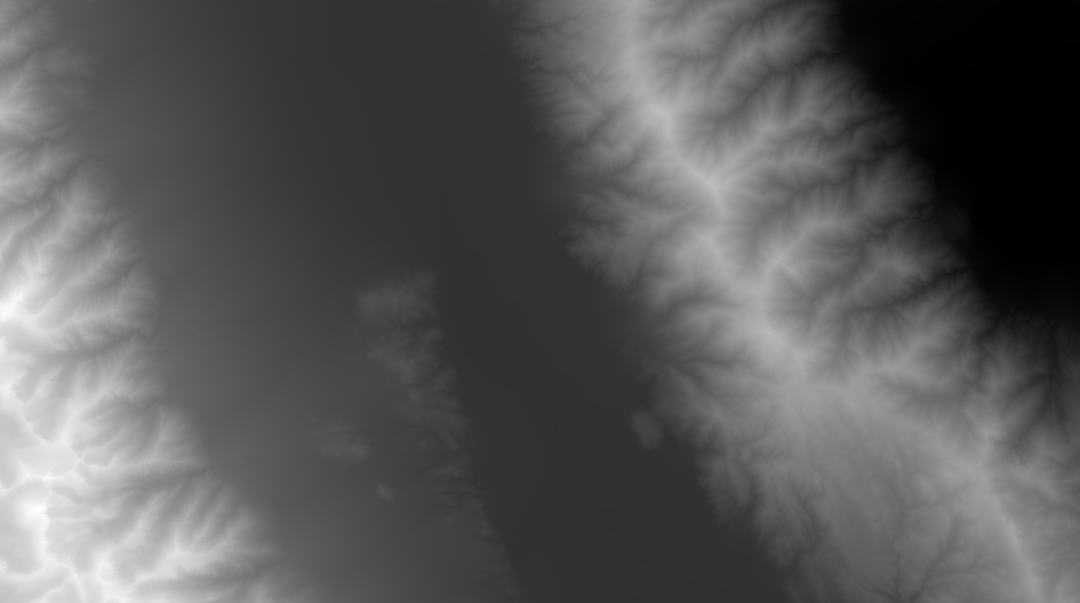
#> input picture heightmapper-1649890206078.png, 3240 x 1808 px (shown at 1/3 size)
$ python Astar2.py
#> lines starting #> are read from the running program, lines starting #| are printed output that depends on the picture; after the words box and inside, x2 and y2 are one past the last pixel; in counts of white or black regions, pixels touching at a corner belong together; long printed decimals are rounded
### util.py
import numpy as np
import itertools
import matplotlib.pyplot as plt
import math
from PIL import Image
import scipy as sp
import scipy.ndimage

#example of how to use plotting functions
# [58 lines left out: function main, not called in this run]

class Path():
    def __init__(self,p):
        self.path = p
        self.h = []
        self.g = []
        self.d = []

    #THIS IS WHAT I NEED TO USE MOST#
    def add(self,i,j):
        self.path.append((i,j))

    #THIS IS WHAT I NEED TO USE# WILL NEED NEW PATH FOR EACH NEIGHBOR
    def copy(self):
        return Path([p for p in self.path])

    def plot_coords(self,fig,map,color,path_name):
        n = len(self.path)
        x = np.zeros((n,1))
        y = np.zeros((n,1))
        for idx in range(n):
            i,j = self.path[idx]
            y[idx] = i
            x[idx] = j
        plt.plot(x*map.width/map.cols,y*map.length/map.rows,label=path_name,c=color)
        plt.legend()
        return plt.gcf()

    # [35 lines left out: functions plot_grade, plot_elev, not called in this run]

class Map():
    rows = 1
    cols = 1
    length = 0.0
    width = 0.0
    Z = np.zeros((rows,cols))

    def __init__(self,img,z_x_multiplier,z_max,z_min):
        #reformatting image to elevation matrix in meters
        grayscale_img = img.convert("L")
        z = np.asarray(grayscale_img)
        z = z*((z_max - z_min)/255) + z_min*np.ones(np.shape(z))
        sigma = [4.5,4.5]
        self.Z = sp.ndimage.filters.gaussian_filter(z, sigma, mode='nearest')

        #computing scaling factor from index to meters
        dim = np.shape(self.Z)
        self.rows = dim[0] #number of rows
        self.cols = dim[1] #number of columns
        self.width = z_max/z_x_multiplier
        self.length = self.width*self.rows/self.cols


    # [4 lines left out: function grade, not called in this run]

    def distance(self,i_0,j_0,i_f,j_f): #switch these - i is rows, j is columns
        delta_elevation = self.Z[i_f,j_f] - self.Z[i_0,j_0]
        delta_coords = np.linalg.norm(np.array([(i_0-i_f)*self.length/self.rows,(j_0-j_f)*self.width/self.cols]),2)
        return np.linalg.norm(np.array([delta_coords,delta_elevation]),2)

## HERE WE CAN GET THE NEIGHBORS ## The priority will be the edge weights sum and the extra cost "to go" - i.e. the L2 norm.
def neighbors(i,j,map,V,max_grade):
    actual_neighbors = []
    actual_neighbor_weights = []
    possible_neighbors = itertools.product([-1,1,0], repeat=2)
    for neighbor in possible_neighbors:
        i_n = i + neighbor[0]
        j_n = j + neighbor[1]
        if (i_n >= 0 and i_n < map.rows) and (j_n >= 0 and j_n < map.cols)\
             and (not V[i_n,j_n]) and not (i_n == i and j_n == j):
            delta_elevation = map.Z[i_n,j_n] - map.Z[i,j]
            delta_coords = np.linalg.norm(np.array([(i-i_n)*map.length/map.rows,(j-j_n)*map.width/map.cols]),2)
            abs_grade = np.abs(delta_elevation/delta_coords)
            if abs_grade <= max_grade/100:
                distance = np.linalg.norm(np.array([delta_coords,delta_elevation]),2)
                actual_neighbors.append((i_n,j_n))
                actual_neighbor_weights.append(distance)
    return actual_neighbors,actual_neighbor_weights

# [23 lines of commented-out code are left out]


def plot_heatmap(map,title,fig):
    #plot heatmap
    plt.imshow(map.Z,extent=[0,map.width,0,map.length])
    cbar = plt.colorbar()
    cbar.set_label('Altitude (meters) \n ',labelpad = 20, rotation=270)
    plt.xlabel("X (meters)")
    plt.ylabel("Y (meters)")
    plt.title(title)
    return plt.gcf()

# [9 lines left out: function plot_heatmap_visted, not called in this run]

def plot_gradient_heatmap():
    pass


def plot_contours(map,title,fig):
    #creating x,y grid
    x = np.linspace(0,map.cols-1,map.cols)*(map.width/map.cols)
    y = np.linspace(0,map.rows-1,map.rows)*(map.length/map.rows)
    y = np.flip(y)
    X, Y = np.meshgrid(x,y)

    #plotting contours
    num_cont = 25
    cont = plt.contour(X,Y,map.Z,num_cont)
    ax = plt.gca()
    ax.clabel(cont, inline=True, fontsize=10)
    plt.xlabel("X (meters)")
    plt.ylabel("Y (meters)")
    plt.title(title)
    return plt.gcf()

# [2 lines that do not run on import are left out]

### Astar2.py
from hashlib import new
from queue import PriorityQueue as pq
import numpy as np
import matplotlib.pyplot as plt
from matplotlib.pyplot import plot, draw, show
import math
import time
from drawnow import drawnow
from copy import deepcopy

from util import *

#PSEUDO CODE

class Astar():
    def __init__(self, image, max_grade):
        self.image = image
        self.imageDimensions = (self.image.rows, self.image.cols)
        self.xi = None
        self.xf = None
        self.paths = pq()
        self.visited = np.zeros(self.imageDimensions)
        self.maxGrad = max_grade
        self.final_path = None
        self.best_path = None
        self.best_path_distance = math.sqrt(self.imageDimensions[0]**2+self.imageDimensions[1]**2) # effectively the maximum possible distance

    def runAstart(self, start, end):
        self.xi = start
        self.xf = end

        # create 'visited' set which is a boolean representation of the graphw
        # put start as True in 'visited' set
        xy = self.xi
        self.visited[xy[0]][xy[1]] = 1
        # define a list representing the path taken, containing index tuples
        path = [xy]
        weight = 0

        #catching edge case
        if self.xi == self.xf:
            self.final_path = path
            self.final_path = np.array(self.final_path)
            return self.final_path

        figureLive = plt.figure()
        plt.title("best paths found throughout")
        # ax = figureLive.add_subplot(111)
        figureLive = plot_heatmap(self.image, "live-tracking", figureLive)
        figureLive = plot_contours(self.image,"live-tracking",figureLive)
        # myline = plt.plot(xy[0], xy[1])
        # figureLive.canvas.draw()
        plt.show(block=False)

        count = 0
        while xy != self.xf and path != None:
            # print("NEW ROUND: ", count)
            print("Distance: ", math.sqrt((self.xf[0] - xy[0])**2+(self.xf[1] - xy[1])**2))
            print("Path length: ", weight)
            print("Queue length: ", str(len(self.paths.queue)))

            self.visited[xy[0]][xy[1]] = 1
            #print("Distance from function: ", self.image.distance(xy[1], xy[0], self.xf[1], self.xf[0]))
            weight = weight - self.image.distance(xy[1], xy[0], self.xf[1], self.xf[0])

            #WHICH MODE SHOULD WE USE:::
            pixels, weights = neighbors(xy[0], xy[1], self.image, self.visited, self.maxGrad)
            #as crow flies analysis here:
            # pixels, weights = neighbors_asCrowFlies(xy[0], xy[1], self.image, self.visited, self.maxGrad, self.xf)

            # print("here are the pixels for ", str(xy),":", str(pixels))
            if self.xf in pixels:
                print("finished!")
                path.append(self.xf)
                self.final_path = path
                self.paths.put((-1, self.final_path)) #reincluding final path into the list of paths! prioirity -1 so we know it is ideal!
                self.final_path = np.array(self.final_path)
                return self.final_path # originally broken

            if pixels == []:
                "Print: no viable neighbors"
                # we ignore this path if there are no viable neighbors
            # Adding our paths to our prioirty queue
            else:
                for i, pixel in enumerate(pixels):
                    # print("HERE: ", pixel)
                    # self.visited[pixel[0]][pixel[1]] = 1
                    p = path.copy()
                    p.append(pixel) #problem here!
                    insert = (weight + weights[i] + self.image.distance(pixel[1], pixel[0], self.xf[1], self.xf[0]), p)
                    self.paths.put(insert)

            # [16 lines of commented-out code are left out]
            if self.paths.queue:
                insertFromQueue = self.paths.get() #should get lowest weight
                new_path = insertFromQueue[1]
                new_path_weight = insertFromQueue[0]
                new_xy = new_path[-1]
                fromFinalDistance = math.sqrt((self.xf[0] - new_xy[0])**2+(self.xf[1] - new_xy[1])**2)

                if fromFinalDistance < self.best_path_distance: ### CHANGE TO THE PATH THAT GETS YOU THE CLOSEST!!! ## OR, PLOT ALL THE PATHS
                    self.best_path = new_path
                    self.best_path_distance = fromFinalDistance
                    # [9 lines of commented-out code are left out]

                ax = plt.gca()
                lines = ax.lines
                pathtoPlot = Path(path)
                bestPathtoPlot = Path(self.best_path)
                if len(lines) != 0:
                    ax.lines.remove(lines[1]) # remove both lines before plotting them again
                    ax.lines.remove(lines[0])
                bestPathtoPlot.plot_coords(figureLive,self.image, 'red', "closest solution so far")
                pathtoPlot.plot_coords(figureLive,self.image, 'orange', "other paths")
                plt.pause(1e-5)

                path = new_path
                weight = new_path_weight
                xy = new_xy
            else:
                path = None #this will break the while loop on next step and return self.finalpath later

            count += 1

        print("Could not find path!")
        self.final_path = np.array(self.best_path)
        return self.final_path

def main():
    img = Image.open("heightmapper-1649890206078.png")
#> img is the input picture: PIL image 3240x1808 RGBA; mean R, G, B, A 88.5, 88.5, 88.5, 255
    z_x_multiplier = 0.0710547
    z_max = 4408 #meters
    z_min = 317 #meters
    title = "Mount Whitney and Death Valley"

    # [5 lines of commented-out code are left out]

    map = Map(img,z_x_multiplier,z_max,z_min)

    print(map.rows, map.cols)
#| 1808 3240

    # [26 lines of commented-out code are left out]
    astar = Astar(map, 25) #gradient taken from util.py
    xi, xf = (1600,1200), (2900,1200)

    figure = plt.figure()
    figure = plot_heatmap(map, title, figure)
    figure = plot_contours(map,title,figure)
#> in plot_contours, `cont = plt.contour(X,Y,map.Z,num_cont)`:
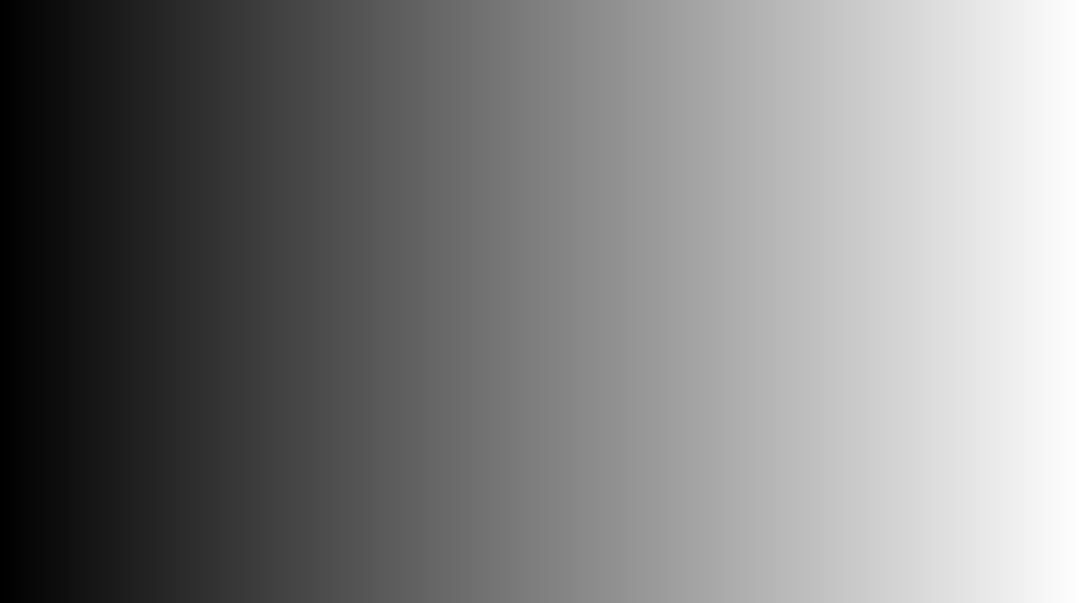
#> X: shape (1808, 3240) float64 (shown at 1/3 size); min 0, max 62017.6, mean 31008.8; drawn with min black and max white
    testing = Path([xi,xf])
    testing.plot_coords(figure,map,'red','beginning and end')
    plt.scatter([xi[0],xf[0]], [xi[1], xf[1]], s = 20, color = 'red', marker = "x")
    plt.title("locations")
    plt.show(block = False)
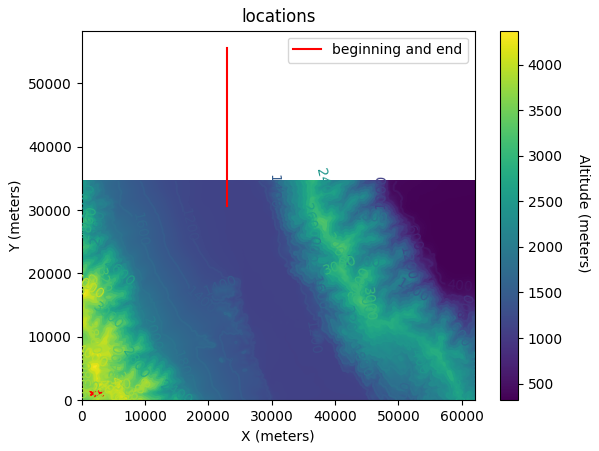
#> figure drawn by matplotlib, 2 panels
    plt.pause(.01)

    astar_path = astar.runAstart(xi, xf)
#> in runAstart, `plt.show(block=False)`:
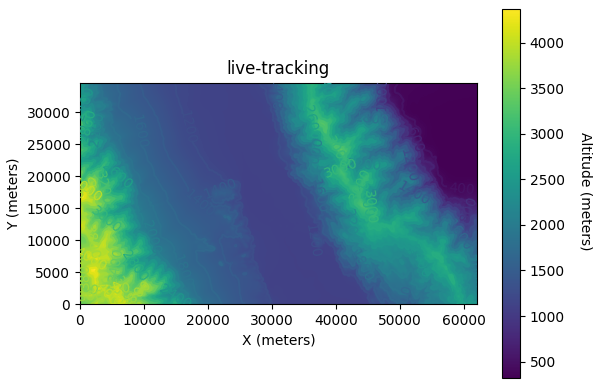
#> figure drawn by matplotlib, 2 panels
#> the loop in runAstart, `while xy != self.xf and path != None: # print("NEW ROUND: ", count)` made 2 passes
#> (new_path_weight, fromFinalDistance, self.best_path_distance, path) on pass 1: (0.0192, 1299, 1299, [(1600, 1200), (1601, 1200)])
#> (weights, insertFromQueue, new_path_weight, fromFinalDistance, self.best_path_distance) on pass 2: ([27.08, 27.11, 27.1, 27.08, 19.15, 19.16, 19.16], (0.0375, [(1600, 1200), (1601, 1200), (1602, 1200)]), 0.0375, 1298, 1298)
#| Distance:  1299.0
#| Path length:  0.01924
#> pass 1, in runAstart, `plt.pause(1e-5)`:
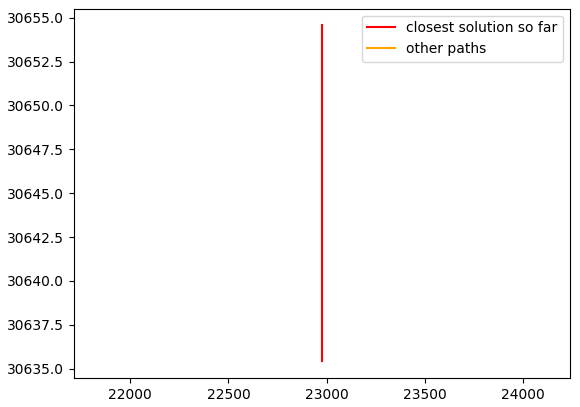
#> figure drawn by matplotlib, 1 panel
#> after the loop in runAstart, `while xy != self.xf and path != None:`:
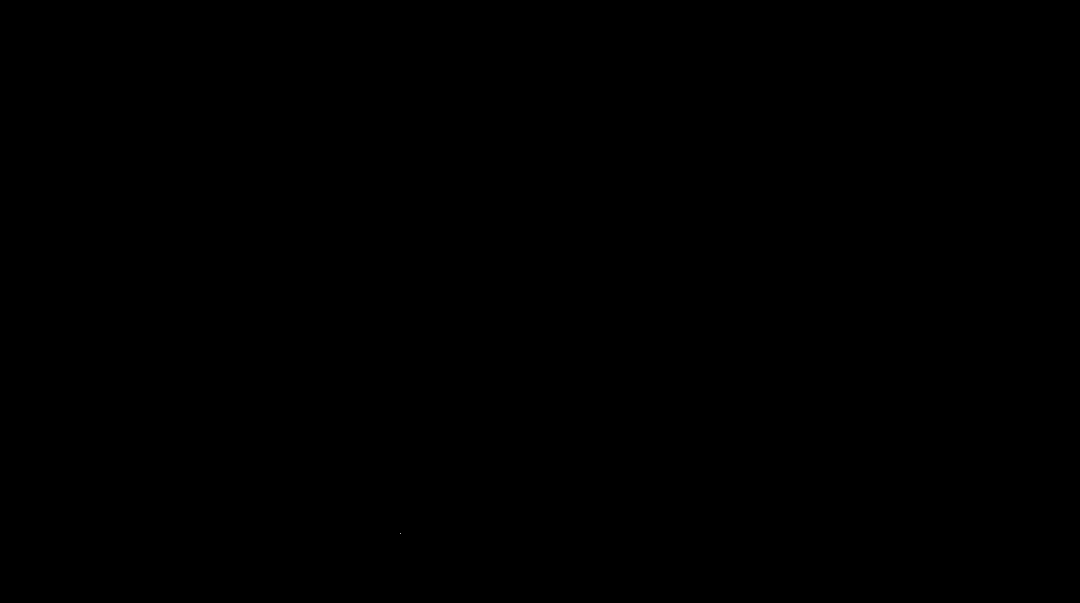
#> self.visited: shape (1808, 3240) float64 (shown at 1/3 size); values 0 (black) and 1 (white), 0% white in thin lines or dots, all inside (x1, y1, x2, y2) = (1200, 1600, 1201, 1602)
#> after the loop in runAstart, `while xy != self.xf and path != None:`: count = 1; self.best_path_distance = 1298

    pathGiven = Path(astar_path)

    fig = plt.figure()
    fig = plot_heatmap(astar.image, title, fig)
    fig = plot_contours(astar.image,title,fig)
    pathGiven.plot_coords(fig,map,'red','astar solution')

    fig = plt.figure()
    pathGiven.plot_grade(fig,map,c='blue')
    # [15 lines of commented-out code are left out]

    figure2 = plt.figure()
    figure2 = plot_heatmap_visted(astar.visited, "visited", map.width, map.length)
    plt.scatter([astar.xi[0],astar.xf[0]], [astar.xi[1], astar.xf[1]], color = "red", s = 30)
    testing = Path([xi,xf])
    testing.plot_coords(figure,map,'orange','straight-line beginning to end')
    plt.title("visited pixels")
    plt.show()

if __name__ == '__main__':
    # [10 lines of commented-out code are left out]
#> (the run stopped early here; a loop or call above may not have finished)
